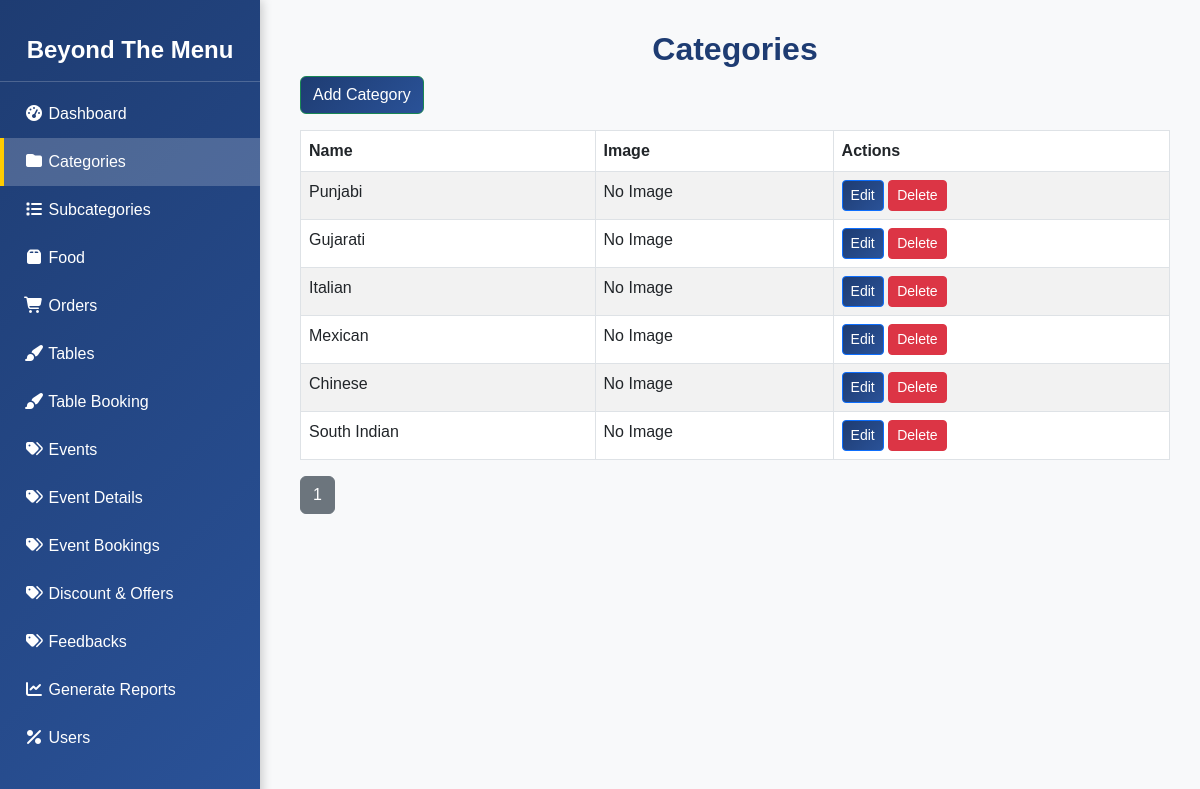
Screenshot of /adminhome/categories/ (signed in) with the database file from the repository.
### home/models.py (models this page shows, shortened)
class Category(models.Model):
    name = models.CharField(max_length=255, unique=True)
    image = models.ImageField(upload_to='category_images/', blank=True, null=True)  # Added image field

### admin_panel/views.py (the view)
# urls.py: path('categories/', views.manage_categories, name='manage_categories'),
@login_required
def manage_categories(request):
    categories = Category.objects.all()
    paginator = Paginator(categories, 10)  # Show 10 categories per page
    page_number = request.GET.get('page')
    page_obj = paginator.get_page(page_number)
    return render(request, 'admin/manage_categories.html', {'page_obj': page_obj})

### home/context_processors.py (called while the page is built)
def cart_count(request):
    if request.user.is_authenticated:
        count = Cart.objects.filter(user=request.user).aggregate(total_items=Sum('quantity'))['total_items'] or 0
    else:
        count = 0
    return {"cart_count":count}

### templates/admin/manage_categories.html (shortened to what this page needs)
{% extends "admin/base_admin.html" %}
{% block content %}
<h1 style="text-align:center">Categories</h1>
    <a href="{% url 'add_category' %}" class="btn btn-success mb-3" style="background: linear-gradient(135deg, #1e3c72, #2a5298);">Add Category</a>
    <table class="table table-striped table-bordered">
        <thead>
            <tr>
                <th>Name</th>
                <th>Image</th>
                <th>Actions</th>
            </tr>
        </thead>
        <tbody>
            {% for category in page_obj %}
            <tr>
                <td>{{ category.name }}</td>
                <td>
                    {% if category.image %}
                    <img src="{{ category.image.url }}" alt="Category Image" style="width: 50px; height: 50px; object-fit: cover;">
                    {% else %}
                    No Image
                    {% endif %}
                </td>
                <td>
                    <a href="{% url 'update_category' category.id %}" class="btn btn-primary btn-sm" style="background: linear-gradient(135deg, #1e3c72, #2a5298);">Edit</a>
                    <button onclick="confirmDelete(event, {{ category.id }})" class="btn btn-danger btn-sm">Delete</button>
                </td>
            </tr>
            {% endfor %}
        </tbody>
    </table>
    <div class="pagination">
        {% for num in page_obj.paginator.page_range %}
            <a href="?page={{ num }}" class="btn {% if page_obj.number == num %}btn-secondary{% else %}btn-outline-secondary{% endif %}">
                {{ num }}
            </a>
        {% endfor %}
    </div>
{% endblock %}

### templates/admin/base_admin.html (shortened to what this page needs)
<!DOCTYPE html>
<html lang="en">
  <head>
    <link
      href="https://cdn.jsdelivr.net/npm/bootstrap@5.3.0-alpha3/dist/css/bootstrap.min.css"
      rel="stylesheet"
    />
    <link
      href="https://cdn.jsdelivr.net/npm/@fortawesome/fontawesome-free/css/all.min.css"
      rel="stylesheet"
    />
  </head>
  <body>
    <nav class="sidebar">
      <h4 class="text-center py-3">Beyond The Menu</h4>
      <a
        href="{% url 'admin_dashboard' %}"
        class="{% if request.resolver_match.url_name == 'admin_dashboard' %}active{% endif %}"
      >
        <i class="fas fa-tachometer-alt"></i> Dashboard
      </a>
      <a
        href="{% url 'manage_categories' %}"
        class="{% if request.resolver_match.url_name == 'manage_categories' %}active{% endif %}"
      >
        <i class="fas fa-folder"></i> Categories
      </a>
      <a
        href="{% url 'manage_subcategories' %}"
        class="{% if request.resolver_match.url_name == 'manage_subcategories' %}active{% endif %}"
      >
        <i class="fas fa-list"></i> Subcategories
      </a>
      <a
        href="{% url 'adminmenu_manage_menu' %}"
        class="{% if request.resolver_match.url_name == 'adminmenu_manage_menu' %}active{% endif %}"
      >
        <i class="fas fa-box"></i> Food
      </a>
      <a
        href="{% url 'manage_orders' %}"
        class="{% if request.resolver_match.url_name == 'manage_orders' %}active{% endif %}"
      >
        <i class="fas fa-shopping-cart"></i> Orders
      </a>
      <a
        href="{% url 'manage_tables' %}"
        class="{% if request.resolver_match.url_name == 'manage_tables' %}active{% endif %}"
      >
        <i class="fas fa-paint-brush"></i> Tables
      </a>
      <a
        href="{% url 'manage_bookings' %}"
        class="{% if request.resolver_match.url_name == 'manage_bookings' %}active{% endif %}"
      >
        <i class="fas fa-paint-brush"></i> Table Booking
      </a>
      <a
        href="{% url 'manage_events' %}"
        class="{% if request.resolver_match.url_name == 'manage_events' %}active{% endif %}"
      >
        <i class="fas fa-tags"></i> Events
      </a>
      <a
        href="{% url 'manage_event_details' %}"
        class="{% if request.resolver_match.url_name == 'manage_event_details' %}active{% endif %}"
      >
        <i class="fas fa-tags"></i> Event Details
      </a>
      <a
        href="{% url 'manage_event_bookings' %}"
        class="{% if request.resolver_match.url_name == 'manage_event_bookings' %}active{% endif %}"
      >
        <i class="fas fa-tags"></i> Event Bookings
      </a>
      <a
        href="{% url 'manage_discounts' %}"
        class="{% if request.resolver_match.url_name == 'manage_discounts' %}active{% endif %}"
      >
        <i class="fas fa-tags"></i> Discount & Offers
      </a>
      <a
        href="{% url 'manage_feedbacks' %}"
        class="{% if request.resolver_match.url_name == 'manage_feedbacks' %}active{% endif %}"
      >
        <i class="fas fa-tags"></i> Feedbacks
      </a>
      <a
        href="{% url 'generate_report' %}"
        class="{% if request.resolver_match.url_name == 'generate_report' %}active{% endif %}"
      >
        <i class="fas fa-chart-line"></i> Generate Reports
      </a>
      <a
        href="{% url 'manage_users' %}"
        class="{% if request.resolver_match.url_name == 'manage_users' %}active{% endif %}"
      >
        <i class="fas fa-percentage"></i> Users
      </a>
    </nav>
    <div class="content">{% block content %} {% endblock %}</div>
  </body>
</html>

### templates/admin/base_admin.html (style rules this page uses)
body { font-family: "Poppins", sans-serif; background-color: #f8f9fa; color: #333; }
.sidebar { height: 100vh; width: 260px; position: fixed; background: linear-gradient(135deg, #1e3c72, #2a5298); color: white; padding-top: 20px; box-shadow: 2px 0 10px rgba(0, 0, 0, 0.2); overflow-y: auto; max-height: 100vh; }
.sidebar h4 { text-align: center; font-size: 1.5rem; font-weight: 600; padding-bottom: 15px; border-bottom: 1px solid rgba(255, 255, 255, 0.2); }
.sidebar a { text-decoration: none; color: white; padding: 12px 20px; display: block; transition: all 0.3s ease; font-size: 1rem; border-left: 4px solid transparent; }
.sidebar a:hover, .sidebar .active { background-color: rgba(255, 255, 255, 0.2); border-left: 4px solid #ffcc00; }
.content { margin-left: 270px; padding: 30px; transition: margin-left 0.3s ease; }
h1 { font-size: 2rem; font-weight: 700; color: #1e3c72; }

### rows the page displays
Category: name "Punjabi", shows "No Image"
Category: name "Gujarati", shows "No Image"
Category: name "Italian", shows "No Image"
Category: name "Mexican", shows "No Image"
Category: name "Chinese", shows "No Image"
Category: name "South Indian", shows "No Image"

### other values shown
{{ num }} "1"
